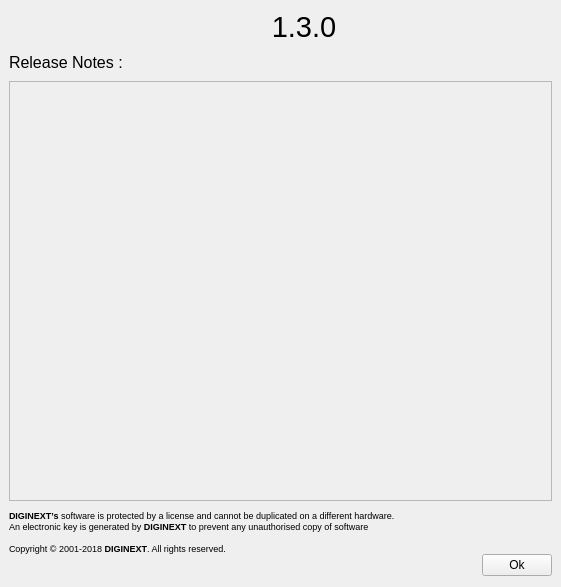
<?xml version="1.0" encoding="UTF-8"?>
<ui version="4.0">
 <class>MyWidgetClass</class>
 <widget class="QWidget" name="MyWidgetClass">
  <property name="geometry">
   <rect>
    <x>0</x>
    <y>0</y>
    <width>561</width>
    <height>587</height>
   </rect>
  </property>
  <property name="windowTitle">
   <string>About...</string>
  </property>
  <layout class="QGridLayout" name="gridLayout">
   <property name="leftMargin">
    <number>0</number>
   </property>
   <property name="topMargin">
    <number>0</number>
   </property>
   <property name="rightMargin">
    <number>9</number>
   </property>
   <property name="horizontalSpacing">
    <number>6</number>
   </property>
   <property name="verticalSpacing">
    <number>0</number>
   </property>
   <item row="1" column="0" colspan="3">
    <layout class="QGridLayout" name="gridLayout_2">
     <property name="leftMargin">
      <number>9</number>
     </property>
     <property name="bottomMargin">
      <number>0</number>
     </property>
     <property name="spacing">
      <number>9</number>
     </property>
     <item row="0" column="0">
      <widget class="QLabel" name="L_ReleaseNote">
       <property name="sizePolicy">
        <sizepolicy hsizetype="Preferred" vsizetype="Maximum">
         <horstretch>0</horstretch>
         <verstretch>0</verstretch>
        </sizepolicy>
       </property>
       <property name="font">
        <font>
         <family>Segoe UI</family>
         <pointsize>12</pointsize>
        </font>
       </property>
       <property name="text">
        <string>Release Notes :</string>
       </property>
      </widget>
     </item>
     <item row="2" column="0">
      <widget class="QLabel" name="label_4">
       <property name="sizePolicy">
        <sizepolicy hsizetype="Preferred" vsizetype="Maximum">
         <horstretch>0</horstretch>
         <verstretch>0</verstretch>
        </sizepolicy>
       </property>
       <property name="font">
        <font>
         <pointsize>6</pointsize>
        </font>
       </property>
       <property name="text">
        <string>&lt;!DOCTYPE HTML PUBLIC &quot;-//W3C//DTD HTML 4.0//EN&quot; &quot;http://www.w3.org/TR/REC-html40/strict.dtd&quot;&gt;
&lt;html&gt;&lt;head&gt;&lt;meta name=&quot;qrichtext&quot; content=&quot;1&quot; /&gt;&lt;style type=&quot;text/css&quot;&gt;
p, li { white-space: pre-wrap; }
&lt;/style&gt;&lt;/head&gt;&lt;body style=&quot; font-family:'MS Shell Dlg 2'; font-size:6pt; font-weight:400; font-style:normal;&quot;&gt;
&lt;p style=&quot; margin-top:0px; margin-bottom:0px; margin-left:0px; margin-right:0px; -qt-block-indent:0; text-indent:0px;&quot;&gt;&lt;span style=&quot; font-family:'Sego-ui'; font-size:7pt; font-weight:600;&quot;&gt;DIGINEXT’s&lt;/span&gt;&lt;span style=&quot; font-family:'Sego-ui'; font-size:7pt;&quot;&gt; software is protected by a license and cannot be duplicated on a different hardware.&lt;/span&gt;&lt;/p&gt;
&lt;p style=&quot; margin-top:0px; margin-bottom:0px; margin-left:0px; margin-right:0px; -qt-block-indent:0; text-indent:0px;&quot;&gt;&lt;span style=&quot; font-family:'Sego-ui'; font-size:7pt;&quot;&gt;An electronic key is generated by &lt;/span&gt;&lt;span style=&quot; font-family:'Sego-ui'; font-size:7pt; font-weight:600;&quot;&gt;DIGINEXT&lt;/span&gt;&lt;span style=&quot; font-family:'Sego-ui'; font-size:7pt;&quot;&gt; to prevent any unauthorised copy of software&lt;/span&gt;&lt;/p&gt;
&lt;p style=&quot;-qt-paragraph-type:empty; margin-top:0px; margin-bottom:0px; margin-left:0px; margin-right:0px; -qt-block-indent:0; text-indent:0px; font-family:'Sego-ui'; font-size:7pt;&quot;&gt;&lt;br /&gt;&lt;/p&gt;
&lt;p style=&quot; margin-top:0px; margin-bottom:0px; margin-left:0px; margin-right:0px; -qt-block-indent:0; text-indent:0px;&quot;&gt;&lt;span style=&quot; font-family:'Sego-ui'; font-size:7pt;&quot;&gt;Copyright © 2001-2018 &lt;/span&gt;&lt;span style=&quot; font-family:'Sego-ui'; font-size:7pt; font-weight:600;&quot;&gt;DIGINEXT&lt;/span&gt;&lt;span style=&quot; font-family:'Sego-ui'; font-size:7pt;&quot;&gt;. All rights reserved.&lt;/span&gt;&lt;/p&gt;&lt;/body&gt;&lt;/html&gt;</string>
       </property>
      </widget>
     </item>
     <item row="1" column="0">
      <widget class="QFrame" name="webViewBorder">
       <property name="frameShape">
        <enum>QFrame::StyledPanel</enum>
       </property>
       <property name="frameShadow">
        <enum>QFrame::Raised</enum>
       </property>
       <layout class="QGridLayout" name="gridLayout_3">
        <property name="leftMargin">
         <number>0</number>
        </property>
        <property name="topMargin">
         <number>0</number>
        </property>
        <property name="rightMargin">
         <number>0</number>
        </property>
        <property name="bottomMargin">
         <number>0</number>
        </property>
        <property name="spacing">
         <number>0</number>
        </property>
       </layout>
      </widget>
     </item>
    </layout>
   </item>
   <item row="2" column="0" colspan="2">
    <spacer name="horizontalSpacer">
     <property name="orientation">
      <enum>Qt::Horizontal</enum>
     </property>
     <property name="sizeHint" stdset="0">
      <size>
       <width>40</width>
       <height>20</height>
      </size>
     </property>
    </spacer>
   </item>
   <item row="0" column="0">
    <widget class="QLabel" name="label_2">
     <property name="maximumSize">
      <size>
       <width>50</width>
       <height>53</height>
      </size>
     </property>
     <property name="text">
      <string/>
     </property>
    </widget>
   </item>
   <item row="2" column="2">
    <widget class="QPushButton" name="PB_Ok">
     <property name="maximumSize">
      <size>
       <width>70</width>
       <height>16777215</height>
      </size>
     </property>
     <property name="text">
      <string>Ok</string>
     </property>
    </widget>
   </item>
   <item row="0" column="1" colspan="2">
    <widget class="QLabel" name="L_Version">
     <property name="font">
      <font>
       <family>Segoe UI</family>
       <pointsize>22</pointsize>
      </font>
     </property>
     <property name="styleSheet">
      <string notr="true">padding-left:-50px;</string>
     </property>
     <property name="text">
      <string>1.3.0</string>
     </property>
     <property name="alignment">
      <set>Qt::AlignCenter</set>
     </property>
    </widget>
   </item>
  </layout>
 </widget>
 <customwidgets>
 </customwidgets>
 <connections/>
</ui>
